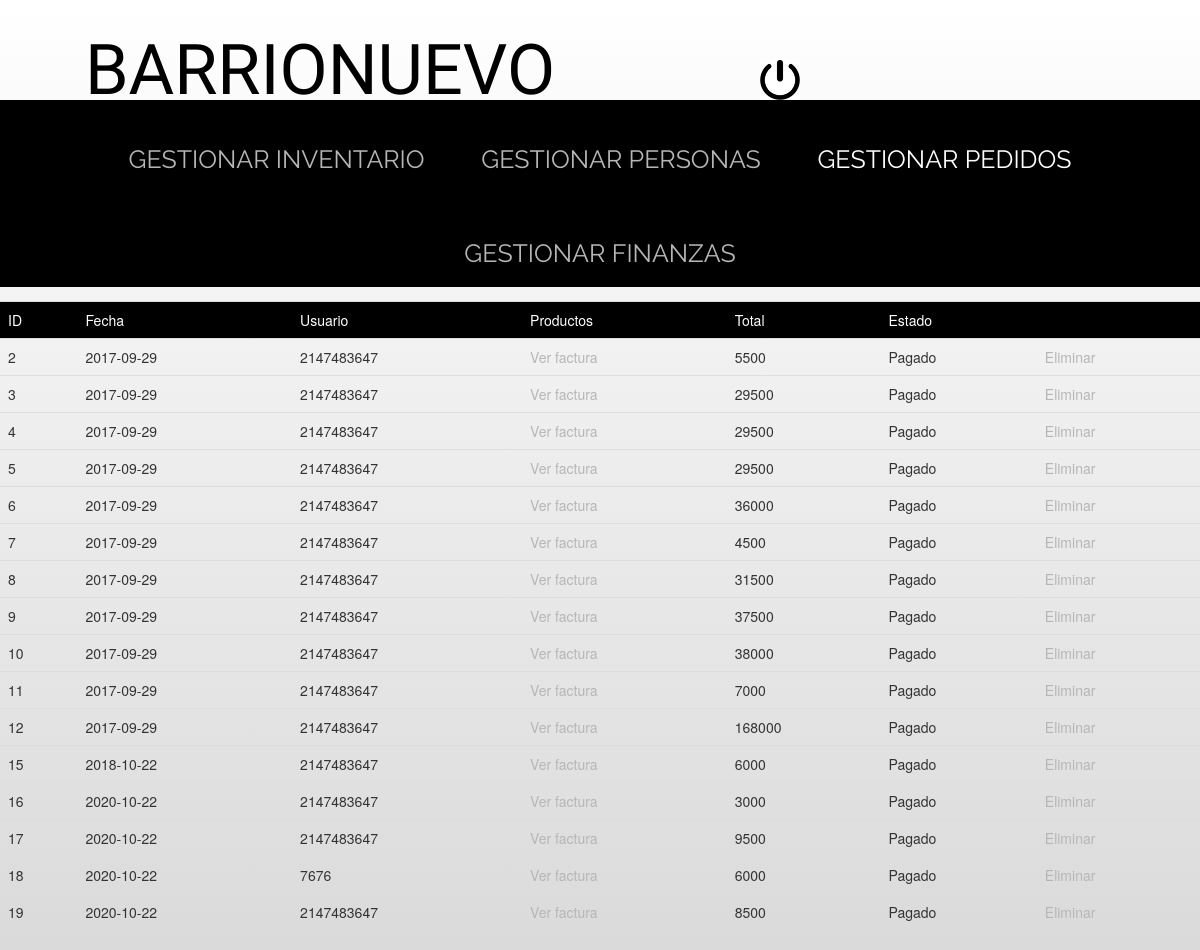
The page /ver_pedidos.php on the database its author committed.
### tables this page shows
CREATE TABLE `factura` (
  `id` int(100) NOT NULL,
  `fecha` varchar(100) NOT NULL,
  `id_usuario` int(11) NOT NULL,
  `total` int(100) NOT NULL,
  `estado` enum('Pagado','No pagado') NOT NULL
);

### ver_pedidos.php (the view, shortened to what this page needs)
<!DOCTYPE html>
<html lang="es">
<link rel="stylesheet" href="https://maxcdn.bootstrapcdn.com/bootstrap/3.3.7/css/bootstrap.min.css">
<link rel="stylesheet" type="text/css" href="css/stylos.css">
    <head>
    </head>
<header>
      <p class="titulo_admin" >BARRIONUEVO SHOP </p>
</header>
<a href="cierre.php"><img src="images/cierre.jpg" class="cierreSesion" title="Cerrar sesión"> </a><br>
    <meta name="viewport" content="width=device-width, initial-scale=1, maximum-scale=1"/><br>
  <ul class="headi">
    <li><a href="agregar_inventario.php">GESTIONAR INVENTARIO</a></li>
    <li><a href="bus.php"  >GESTIONAR PERSONAS</a></li>
    <li><a href="agregar_pedidos.php" class="current">GESTIONAR PEDIDOS</a></li>
    <li><a href="finanzas.php" >GESTIONAR FINANZAS</a></li>
  </ul>
  <?php
  include_once("conexion.php");
?>
<section>
    <?php
$tabla="";
$query="SELECT * FROM factura ORDER BY id";
$buscarpedidos=$conexion->query($query);
if ($buscarpedidos->num_rows > 0)
{
  $tabla.=
  '<table class="table">
    <tr class="bg-primary tabla">
      <td>ID</td>
      <td>Fecha</td>
      <td>Usuario</td>
      <td>Productos</td>
      <td>Total</td>
       <td>Estado</td>
      <td></td>
    </tr>';
  while($filaid= $buscarpedidos->fetch_assoc())
  {
    $tabla.=
    '<tr>
      <td>'.$filaid['id'].'</td>
      <td>'.$filaid['fecha'].'</td>
      <td>'.$filaid['id_usuario'].'</td>
      <td>'."<a href=factura2.php?id=".$filaid['id'].">Ver factura</a>".'</td>
      <td>'.$filaid['total'].'</td>
      <td>'.$filaid['estado'].'</td>
      <td>'."<a href=eliminar3.php?id=".$filaid['id'].">Eliminar</a>".'</td>
     </tr>
    ';
  }
  $tabla.='</table>';
} else
  {
    $tabla="No se encontraron coincidencias con sus criterios de búsqueda.";
  }
echo $tabla;
?>
    </body>
</html>

### css/stylos.css (style rules this page uses)
* { margin:0; padding:0; }
.titulo, .titulo_admin { font-family:"Ruda"; font-size: 5em; text-align: center; color: black; margin: 20px; float: left; width: 50%; }
.titulo_admin { height: 60px; }
.headi { overflow-y: auto; text-align: center; width: 100%; display: inline-block; font-size: 60px; background-color: black; color: white; text-decoration: none; }
ul { padding: 0; }
li { color: white; display: inline-block; font-family: "Raleway", sans-serif; font-size: 25px; text-transform: uppercase; margin: 16px 20px; }
a { color: #B6B6B6; text-decoration: none; }
.current,a:hover { color: white; text-decoration: none; }
.cierreSesion { width: 40px; height: 40px; float: right; margin-right: 400px; margin-top: 60px; }
.tabla { background-color: black; width: 100%; }

### rows shown on the page
factura: id "2", fecha "2017-09-29", id_usuario "2147483647", total "5500", estado "Pagado"
factura: id "3", fecha "2017-09-29", id_usuario "2147483647", total "29500", estado "Pagado"
factura: id "4", fecha "2017-09-29", id_usuario "2147483647", total "29500", estado "Pagado"
factura: id "5", fecha "2017-09-29", id_usuario "2147483647", total "29500", estado "Pagado"
factura: id "6", fecha "2017-09-29", id_usuario "2147483647", total "36000", estado "Pagado"
factura: id "7", fecha "2017-09-29", id_usuario "2147483647", total "4500", estado "Pagado"
factura: id "8", fecha "2017-09-29", id_usuario "2147483647", total "31500", estado "Pagado"
factura: id "9", fecha "2017-09-29", id_usuario "2147483647", total "37500", estado "Pagado"
factura: id "10", fecha "2017-09-29", id_usuario "2147483647", total "38000", estado "Pagado"
factura: id "11", fecha "2017-09-29", id_usuario "2147483647", total "7000", estado "Pagado"
factura: id "12", fecha "2017-09-29", id_usuario "2147483647", total "168000", estado "Pagado"
factura: id "15", fecha "2018-10-22", id_usuario "2147483647", total "6000", estado "Pagado"
factura: id "16", fecha "2020-10-22", id_usuario "2147483647", total "3000", estado "Pagado"
factura: id "17", fecha "2020-10-22", id_usuario "2147483647", total "9500", estado "Pagado"
factura: id "18", fecha "2020-10-22", id_usuario "7676", total "6000", estado "Pagado"
factura: id "19", fecha "2020-10-22", id_usuario "2147483647", total "8500", estado "Pagado"
